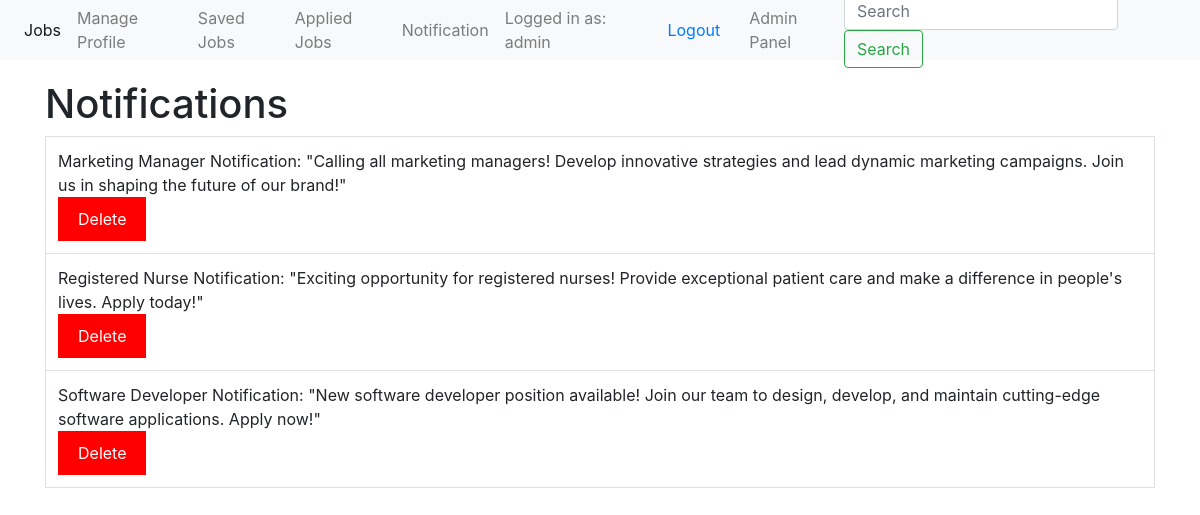
The page /notification/ (signed in) on the database its author committed.
### maincode/models.py (models this page shows, shortened)
class notification_data(models.Model):
    text_notification = models.CharField(max_length=100)

### maincode/views.py (the view)
# urls.py: path('notification/',views.notificationpage,name='notificationpage'),
def notificationpage(request):
    if request.user.is_authenticated:
        ndata = notification_data.objects.all().order_by('-id')
        return render(request, 'base/notifications.html', {'notifydata': ndata})
    else:
        return redirect('login')

### templates/base/notifications.html (shortened to what this page needs)
{% extends "base/base.html" %}
{% block content %}
<div class="container">
    <h1>Notifications</h1>
    <div class="notification-list">
        {% if notifydata %}
        <table class="notification-table">
            <tbody>
                {% for notifications in notifydata %}
                <tr>
                    <td>{{ notifications.text_notification }}
                        {% if user.is_superuser %}
                        <form method="post" action="{% url 'delete_notification' notifications.id %}">
                            <button type="submit" class="delete-btnssss" style="background-color: red; color: white; border: none; padding: 10px 20px;">Delete</button>
                        </form>
                        {% endif %}
                    </td>
                </tr>
                {% endfor %}
            </tbody>
        </table>
        {% endif %}
    </div>
</div>
{% endblock %}

### templates/base/base.html (shortened to what this page needs)
<!DOCTYPE html>
<html lang="en">
<head>
  <link rel="stylesheet" href="https://stackpath.bootstrapcdn.com/bootstrap/4.5.2/css/bootstrap.min.css">
</head>
<body>
  {% block navbar %}
            <nav class="navbar navbar-expand-lg navbar-light bg-light fixed-top d-flex justify-content-between align-items-center"
              style="height: 60px;">
              <div class="collapse navbar-collapse" id="navbarSupportedContent">
                <ul class="navbar-nav ml-auto d-flex align-items-center">
                  <li class="nav-item active">
                    <a class="nav-link" href="{% url 'home' %}">Jobs <span class="sr-only">(current)</span></a>
                  </li>
                  <li class="nav-item">
                    <a class="nav-link" href="{% url 'manage_profile' %}">Manage Profile</a>
                  </li>
                  <li class="nav-item">
                    <a class="nav-link" href= "{% url 'save_home_data' %}">Saved Jobs</a>
                  </li>
                  <li class="nav-item">
                    <a class="nav-link" href="{% url 'apply_home_data' %}">Applied Jobs</a>
                  </li>
                  <li class="nav-item">
                    <a class="nav-link" href="{% url 'notificationpage' %}">Notification</a>
                  </li>
                  <li class="nav-item d-flex align-items-center">
                    {% if user.is_authenticated %}
                    <a class="nav-link" href="#">Logged in as: {{ user.username }}</a>
                    <form class="nav-link" action="{% url 'logout' %}" method="post">
                      <button type="submit" class="btn btn-link">Logout</button>
                    </form>
                    {% else %}
                    <p class="nav-link">You are not logged in</p>
                    <a href="{% url 'login' %}" class="nav-link">Log In</a>
                    {% endif %}
                  </li>
                  <li class="nav-item">
                    {% if user.is_superuser %}
                    <a class="nav-link" href="{% url 'addjobs' %}">Admin Panel</a>
                    {% endif %}
                  </li>
                </ul>
                <form class="form-inline my-2 my-lg-0">
                  <input class="form-control mr-sm-2" type="search" placeholder="Search" aria-label="Search">
                  <button class="btn btn-outline-success my-2 my-sm-0" type="submit">Search</button>
                </form>
              </div>
            </nav>
   {% endblock %}
            {% block content %}
            {% endblock %}
</body>
</html>

### templates/base/notifications.html (style rules this page uses)
.container { margin-top: 80px; }
.notification-table { width: 100%; }
.notification-table td { padding: 12px; border: 1px solid #dee2e6; }

### rows shown on the page
notification_data: text_notification "Marketing Manager Notification: \"Calling all marketing managers! Develop innovative strategies and lead dynamic marketing campaigns. Join us in shaping the future of our brand!\""
notification_data: text_notification "Registered Nurse Notification: \"Exciting opportunity for registered nurses! Provide exceptional patient care and make a difference in people's lives. Apply today!\""
notification_data: text_notification "Software Developer Notification: \"New software developer position available! Join our team to design, develop, and maintain cutting-edge software applications. Apply now!\""

### other values the page prints
{{ user.username }} "admin"
